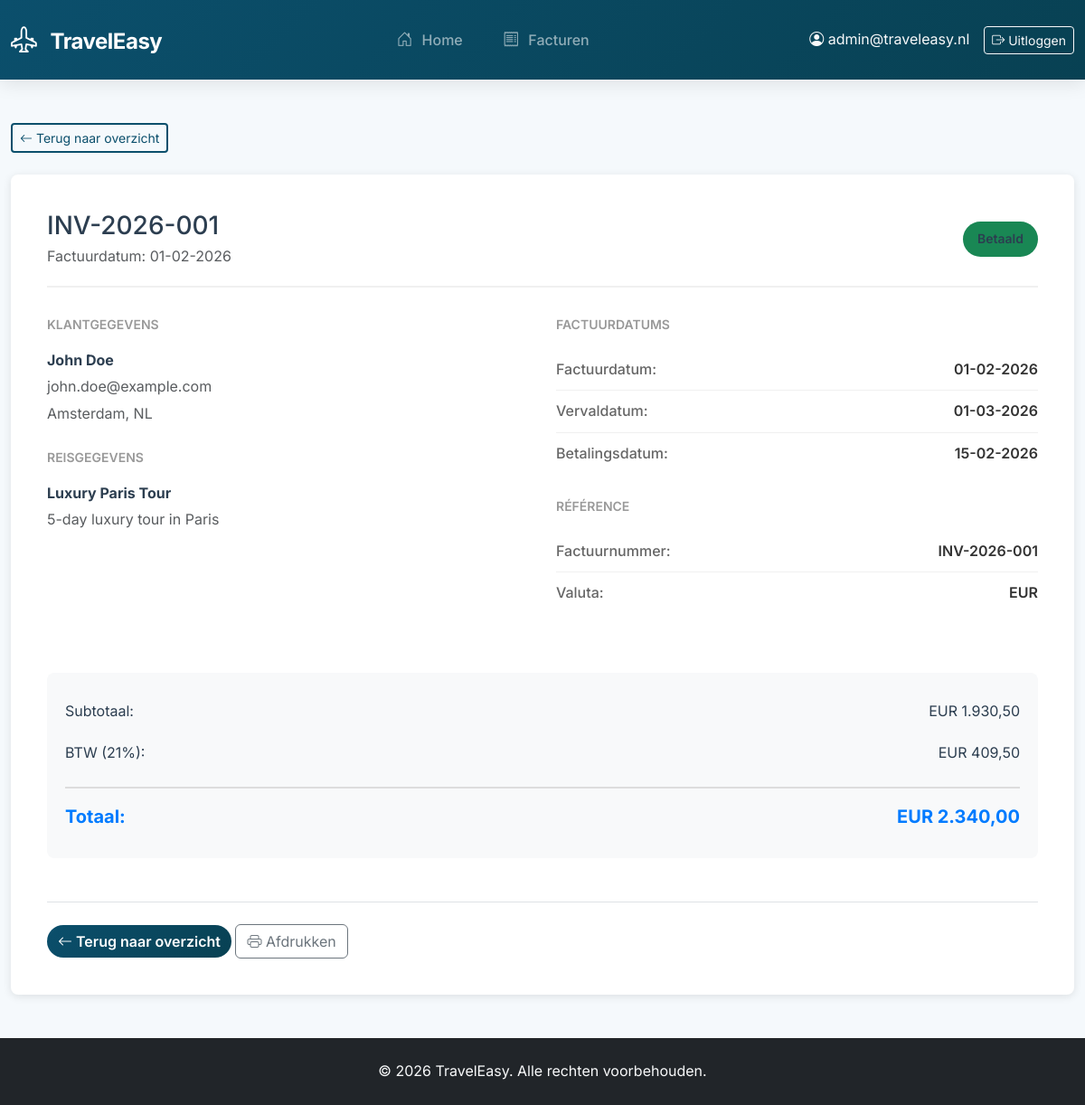
The app's page /facturen/1 (signed in) with its own data.
### tables this page shows
CREATE TABLE invoices (
    id INT AUTO_INCREMENT PRIMARY KEY,
    booking_id INT NOT NULL,
    customer_id INT NOT NULL,
    invoice_number VARCHAR(50) NOT NULL UNIQUE,
    invoice_date DATE NOT NULL,
    due_date DATE NOT NULL,
    total_amount DECIMAL(10,2) NOT NULL,
    tax_amount DECIMAL(10,2) NOT NULL,
    status ENUM('unpaid','paid','overdue','cancelled') DEFAULT 'unpaid',
    payment_date DATE NULL,
    currency CHAR(3) NOT NULL DEFAULT 'EUR',
    created_at TIMESTAMP DEFAULT CURRENT_TIMESTAMP,
    FOREIGN KEY (booking_id) REFERENCES bookings(id) ON DELETE RESTRICT,
    FOREIGN KEY (customer_id) REFERENCES customers(id) ON DELETE RESTRICT
);

CREATE TABLE customers (
    id INT AUTO_INCREMENT PRIMARY KEY,
    first_name VARCHAR(50) NOT NULL,
    last_name VARCHAR(50) NOT NULL,
    email VARCHAR(100) NOT NULL UNIQUE,
    phone VARCHAR(20),
    address VARCHAR(255),
    birthdate DATE
);

CREATE TABLE trips (
    id INT AUTO_INCREMENT PRIMARY KEY,
    title VARCHAR(100) NOT NULL,
    description TEXT,
    base_currency CHAR(3) NOT NULL,
    created_by INT DEFAULT NULL,
    created_at TIMESTAMP DEFAULT CURRENT_TIMESTAMP,
    FOREIGN KEY (created_by) REFERENCES users(id) ON DELETE SET NULL
);

### app/Controllers/InvoiceController.php (called while the page is built, shortened)
<?php
require_once PROJECT_ROOT . 'app' . DIRECTORY_SEPARATOR . 'Models' . DIRECTORY_SEPARATOR . 'Invoice.php';
class InvoiceController {
    private $invoiceModel;
    public function __construct($pdo) {
        $this->invoiceModel = new Invoice($pdo);
    }
    public function show($id) {
        try {
            $invoice = $this->invoiceModel->getById($id);
            require PROJECT_ROOT . 'Views' . DIRECTORY_SEPARATOR . 'invoices' . DIRECTORY_SEPARATOR . 'show.php';
        } catch (Exception $e) {
            error_log("InvoiceController::show error: " . $e->getMessage());
            header('Location: /facturen');
            exit;
        }
    }
}

### public/index.php (called while the page is built, shortened)
<?php
require_once PROJECT_ROOT . 'config' . DIRECTORY_SEPARATOR . 'web.php';

### app/Models/Invoice.php (called while the page is built, shortened)
<?php
class Invoice {
    private $pdo;
    public function __construct($pdo) {
        $this->pdo = $pdo;
    }
    public function getById($id) {
        try {
            $stmt = $this->pdo->prepare("CALL sp_GetInvoiceById(:id)");
            $stmt->execute(['id' => (int)$id]);
            $result = $stmt->fetch();
            return $result !== false ? $result : null;
        } catch (PDOException $e) {
            error_log("Error fetching invoice by ID {$id}: " . $e->getMessage());
            throw new Exception("Fout bij het ophalen van factuur: " . $e->getMessage());
        }
    }
}

### Views/invoices/show.php (the view, shortened to what this page needs)
<!DOCTYPE html>
<html lang="nl">
<head>
    <link href="https://cdn.jsdelivr.net/npm/bootstrap@5.3.2/dist/css/bootstrap.min.css" rel="stylesheet">
    <link rel="stylesheet" href="https://cdn.jsdelivr.net/npm/bootstrap-icons@1.11.3/font/bootstrap-icons.min.css">
    <link rel="stylesheet" href="/css/style.css">
</head>
<body>
    <nav class="navbar navbar-expand-lg navbar-dark">
        <div class="container">
            <a class="navbar-brand" href="/home">
                <i class="bi bi-airplane-engines"></i>
                TravelEasy
            </a>
            <div class="collapse navbar-collapse" id="navbarNav">
                <ul class="navbar-nav mx-auto">
                    <li class="nav-item">
                        <a class="nav-link" href="/home">
                            <i class="bi bi-house-door"></i> Home
                        </a>
                    </li>
                    <li class="nav-item">
                        <a class="nav-link" href="/facturen">
                            <i class="bi bi-receipt"></i> Facturen
                        </a>
                    </li>
                </ul>
                <div class="d-flex align-items-center">
                    <?php if (isset($_SESSION['user_email'])): ?>
                        <span class="navbar-text me-3 text-light">
                            <i class="bi bi-person-circle"></i> <?= htmlspecialchars($_SESSION['user_email'] ?? 'Gebruiker') ?>
                        </span>
                        <a class="btn btn-outline-light btn-sm" href="/logout">
                            <i class="bi bi-box-arrow-right"></i> Uitloggen
                        </a>
                    <?php else: ?>
                        <a class="btn btn-outline-light btn-sm" href="/login">
                            <i class="bi bi-box-arrow-in-right"></i> Inloggen
                        </a>
                    <?php endif; ?>
                </div>
            </div>
        </div>
    </nav>
    <div class="container mt-5 mb-5">
        <div class="mb-4">
            <a href="/facturen" class="btn btn-outline-primary btn-sm">
                <i class="bi bi-arrow-left"></i> Terug naar overzicht
            </a>
        </div>
        <div class="invoice-container">
            <div class="invoice-header">
                <div>
                    <h1 class="h3 mb-1"><?= htmlspecialchars($invoice['invoice_number']) ?></h1>
                    <p class="text-muted mb-0">Factuurdatum: <?= date('d-m-Y', strtotime($invoice['invoice_date'])) ?></p>
                </div>
                <div class="text-end">
                    <?php
                    $statusClass = [
                        'paid' => 'success',
                        'unpaid' => 'warning',
                        'overdue' => 'danger',
                        'cancelled' => 'secondary'
                    ];
                    $statusText = [
                        'paid' => 'Betaald',
                        'unpaid' => 'Onbetaald',
                        'overdue' => 'Achterstallig',
                        'cancelled' => 'Geannuleerd'
                    ];
                    $class = $statusClass[$invoice['status']] ?? 'secondary';
                    $text = $statusText[$invoice['status']] ?? $invoice['status'];
                    ?>
                    <span class="status-badge bg-<?= $class ?>">
                        <?= $text ?>
                    </span>
                </div>
            </div>
            <div class="invoice-details">
                <div>
                    <div class="invoice-section">
                        <div class="invoice-section-title">Klantgegevens</div>
                        <p class="mb-1"><strong><?= htmlspecialchars($invoice['customer_name']) ?></strong></p>
                        <p class="text-muted mb-1"><?= htmlspecialchars($invoice['customer_email']) ?></p>
                        <p class="text-muted"><?= htmlspecialchars($invoice['customer_address']) ?></p>
                    </div>
                    <div class="invoice-section">
                        <div class="invoice-section-title">Reisgegevens</div>
                        <p class="mb-1"><strong><?= htmlspecialchars($invoice['trip_title']) ?></strong></p>
                        <p class="text-muted"><?= htmlspecialchars($invoice['trip_description']) ?></p>
                    </div>
                </div>
                <div>
                    <div class="invoice-section">
                        <div class="invoice-section-title">Factuurdatums</div>
                        <div class="invoice-row">
                            <span class="invoice-row-label">Factuurdatum:</span>
                            <span class="invoice-row-value"><?= date('d-m-Y', strtotime($invoice['invoice_date'])) ?></span>
                        </div>
                        <div class="invoice-row">
                            <span class="invoice-row-label">Vervaldatum:</span>
                            <span class="invoice-row-value"><?= date('d-m-Y', strtotime($invoice['due_date'])) ?></span>
                        </div>
                        <?php if ($invoice['payment_date']): ?>
                            <div class="invoice-row">
                                <span class="invoice-row-label">Betalingsdatum:</span>
                                <span class="invoice-row-value"><?= date('d-m-Y', strtotime($invoice['payment_date'])) ?></span>
                            </div>
                        <?php endif; ?>
                    </div>
                    <div class="invoice-section">
                        <div class="invoice-section-title">Référence</div>
                        <div class="invoice-row">
                            <span class="invoice-row-label">Factuurnummer:</span>
                            <span class="invoice-row-value"><?= htmlspecialchars($invoice['invoice_number']) ?></span>
                        </div>
                        <div class="invoice-row">
                            <span class="invoice-row-label">Valuta:</span>
                            <span class="invoice-row-value"><?= htmlspecialchars($invoice['currency']) ?></span>
                        </div>
                    </div>
                </div>
            </div>
            <div class="invoice-total">
                <div class="invoice-total-row">
                    <span>Subtotaal:</span>
                    <span><?= htmlspecialchars($invoice['currency']) ?> <?= number_format($invoice['total_amount'] - $invoice['tax_amount'], 2, ',', '.') ?></span>
                </div>
                <div class="invoice-total-row">
                    <span>BTW (21%):</span>
                    <span><?= htmlspecialchars($invoice['currency']) ?> <?= number_format($invoice['tax_amount'], 2, ',', '.') ?></span>
                </div>
                <div class="invoice-total-row total">
                    <span>Totaal:</span>
                    <span><?= htmlspecialchars($invoice['currency']) ?> <?= number_format($invoice['total_amount'], 2, ',', '.') ?></span>
                </div>
            </div>
            <div class="mt-5 pt-4 border-top">
                <a href="/facturen" class="btn btn-primary">
                    <i class="bi bi-arrow-left"></i> Terug naar overzicht
                </a>
                <button onclick="window.print()" class="btn btn-outline-secondary">
                    <i class="bi bi-printer"></i> Afdrukken
                </button>
            </div>
        </div>
    </div>
    <footer class="bg-dark text-light py-4 mt-5">
        <div class="container text-center">
            <p class="mb-0">&copy; 2026 TravelEasy. Alle rechten voorbehouden.</p>
        </div>
    </footer>
</body>
</html>

### public/css/style.css (style rules this page uses)
:root { --primary: #0b4f6c; --primary-dark: #084153; --primary-light: #1a6b85; --secondary: #fbb13c; --success: #2ecc71; --info: #3498db; --warning: #f39c12; --danger: #e74c3c; --dark: #2c3e50; --light: #f8f9fa; --white: #ffffff; --gray: #6c757d; --gray-light: #e9ecef; --border-radius: 16px; --box-shadow: 0 10px 30px rgba(0, 0, 0, 0.08); --box-shadow-hover: 0 15px 40px rgba(11, 79, 108, 0.12); }
* { margin: 0; padding: 0; box-sizing: border-box; }
body { font-family: 'Inter', sans-serif; background-color: #f5f9fc; color: var(--dark); line-height: 1.6; }
.navbar { background: linear-gradient( 135deg, var(--primary) 0%, var(--primary-dark) 100% ); padding: 1rem 0; box-shadow: 0 4px 20px rgba(0, 0, 0, 0.1); }
.navbar-brand { font-size: 1.5rem; font-weight: 700; letter-spacing: -0.5px; }
.navbar-brand i { margin-right: 10px; font-size: 1.8rem; }
.nav-link { font-weight: 500; padding: 0.5rem 1.2rem !important; margin: 0 0.2rem; border-radius: 50px; transition: all 0.3s ease; }
.nav-link i { margin-right: 6px; font-size: 1.1rem; }
.btn-outline-primary { border: 2px solid var(--primary); color: var(--primary); }
.btn-primary { background: linear-gradient(135deg, var(--primary), var(--primary-dark)); border: none; border-radius: 50px; font-weight: 600; transition: all 0.3s ease; }
.container { max-width: 1280px; }

### Views/invoices/show.php (style rules this page uses)
.invoice-container { background: white; padding: 40px; border-radius: 8px; box-shadow: 0 2px 10px rgba(0,0,0,0.1); }
.invoice-header { display: flex; justify-content: space-between; align-items: center; border-bottom: 2px solid #f0f0f0; padding-bottom: 20px; margin-bottom: 30px; }
.invoice-details { display: grid; grid-template-columns: 1fr 1fr; gap: 30px; margin-bottom: 40px; }
.invoice-section-title { font-size: 14px; color: #999; text-transform: uppercase; font-weight: 600; margin-bottom: 15px; }
.invoice-section { margin-bottom: 25px; }
.invoice-row { display: flex; justify-content: space-between; padding: 10px 0; border-bottom: 1px solid #f0f0f0; }
.invoice-row:last-child { border-bottom: none; }
.invoice-row-label { color: #666; font-weight: 500; }
.invoice-row-value { font-weight: 600; color: #333; }
.invoice-total { background: #f8f9fa; padding: 20px; border-radius: 8px; margin-top: 30px; }
.invoice-total-row { display: flex; justify-content: space-between; padding: 10px 0; font-size: 16px; }
.invoice-total-row.total { border-top: 2px solid #ddd; padding-top: 15px; margin-top: 15px; font-size: 20px; font-weight: bold; color: #007bff; }
.status-badge { display: inline-block; padding: 8px 16px; border-radius: 20px; font-weight: 600; font-size: 14px; }

### records on screen
invoices: invoice_number "INV-2026-001", invoice_date "01-02-2026", status "Betaald", customer.email "john.doe@example.com", customer.address "Amsterdam, NL", trips.title "Luxury Paris Tour", trips.description "5-day luxury tour in Paris", due_date "01-03-2026", payment_date "15-02-2026", currency "EUR", $invoice['total_amount'] - $invoice['tax_amount'] "1.930,50", tax_amount "409,50", total_amount "2.340,00"

### other values on screen
$_SESSION['user_email'] "admin@traveleasy.nl"
$invoice['customer_name'] "John Doe"
